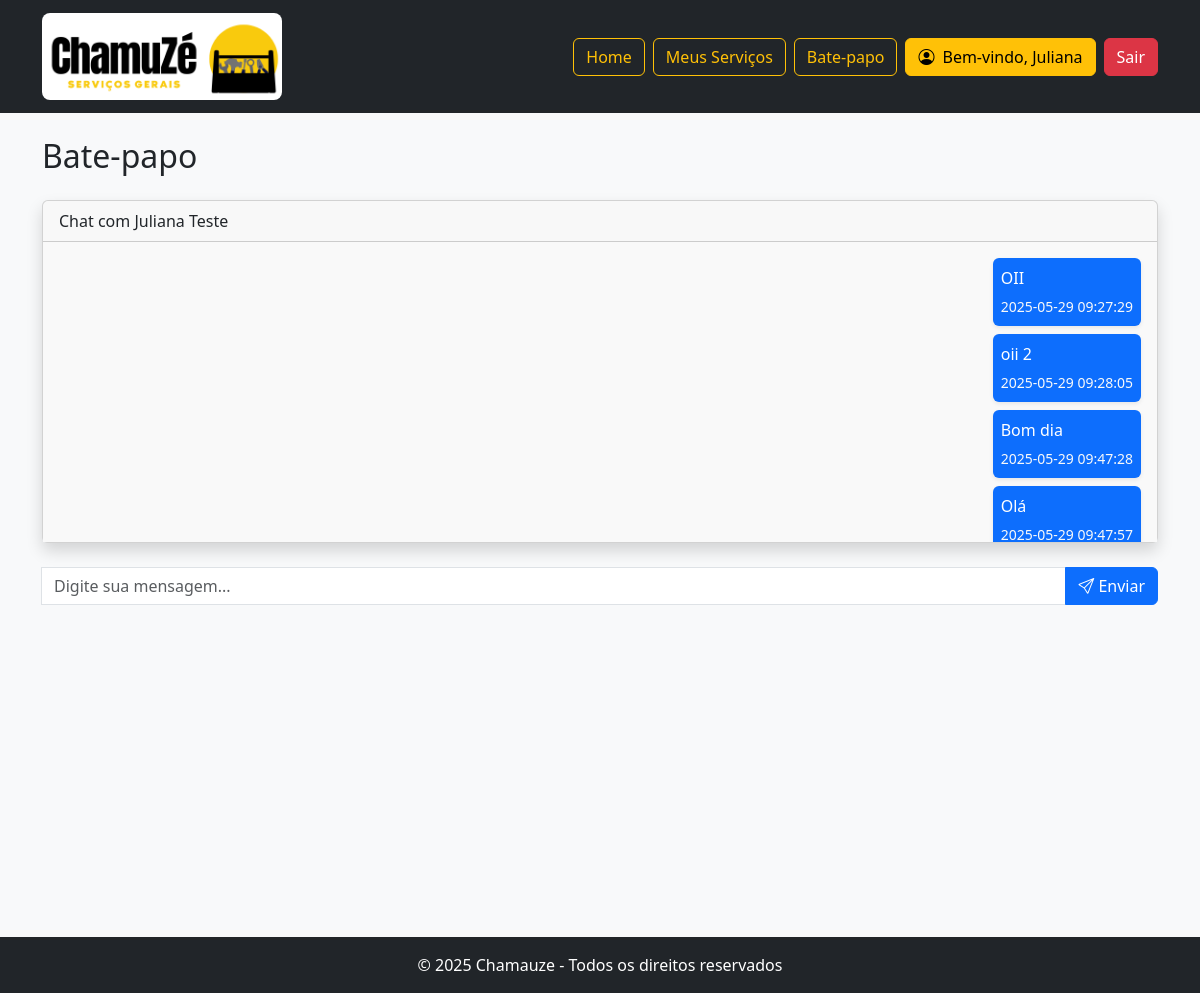
The app's page /config/chat.php?id_destinatario=19 (signed in) with its own data.
### tables this page shows
CREATE TABLE `usuario` (
  `id_usuario` int(11) NOT NULL,
  `nome` varchar(100) NOT NULL,
  `sobrenome` varchar(150) NOT NULL,
  `email` varchar(150) NOT NULL,
  `senha` varchar(255) NOT NULL,
  `cpf` varchar(11) NOT NULL,
  `telefone` varchar(30) NOT NULL,
  `nacionalidade` varchar(50) NOT NULL,
  `data_nascimento` date NOT NULL,
  `nota_reputacao` decimal(3,2) NOT NULL,
  `genero` enum('F','M','O') NOT NULL,
  `tipo_perfil` enum('administrador','prestador','solicitante') NOT NULL
);

CREATE TABLE `mensagem` (
  `id_mensagem` int(11) NOT NULL,
  `id_remetente` int(11) NOT NULL,
  `id_destinatario` int(11) NOT NULL,
  `mensagem` text NOT NULL,
  `data_envio` datetime DEFAULT current_timestamp()
);

### helpers/biblioteca.php (called while the page is built, shortened)
<?php
$conexao = Conexao::getInstance()->getConexao();
function buscarUsuarioPeloId($id_usuario){
    global $conexao;
    $sql = "SELECT * FROM usuario WHERE id_usuario = ?";
    $stmt = $conexao->prepare($sql);
    $stmt->bind_param('i', $id_usuario);
    $stmt->execute();
    $resultado = $stmt->get_result();
    return $resultado->fetch_assoc();
}
function buscarMensagensDoChatNoBanco($id_remetente, $id_destinatario) {
    global $conexao;
    $sql = "SELECT * FROM mensagem
            WHERE (id_remetente = ? AND id_destinatario = ?)
               OR (id_remetente = ? AND id_destinatario = ?)";
    $stmt = $conexao->prepare($sql);
    $stmt->bind_param('iiii', $id_remetente, $id_destinatario, $id_destinatario, $id_remetente);
    $stmt->execute();
    $resultado = $stmt->get_result();
    return $resultado->fetch_all(MYSQLI_ASSOC);
}
?>

### config/chat.php (the view, shortened to what this page needs)
<?php
include "../helpers/biblioteca.php";
if(isset($_GET['id_destinatario'])){
    $id_destinatario = $_GET['id_destinatario'];
}
$id_remetente = $_SESSION['usuario']['id_usuario'];
?>
<!DOCTYPE html>
<html lang="pt-br">
<head>
    <link rel="stylesheet" href="../assets/css/estrelas.css">
    <link href="https://cdn.jsdelivr.net/npm/bootstrap@5.3.3/dist/css/bootstrap.min.css" rel="stylesheet">
    <link rel="stylesheet" href="../assets/css/estilo.css">
    <link rel="stylesheet" href="https://cdn.jsdelivr.net/npm/bootstrap-icons/font/bootstrap-icons.css">
</head>
<body class="bg-light  vh-100">
    <?php include "../header/headerPrestador.php"; ?>
        <?php $mensagens = buscarMensagensDoChatNoBanco($id_remetente, $id_destinatario); ?>
    <main class="container min-vh-100">
        <h2 class="my-4">Bate-papo</h2>
        <div class="card shadow mb-4">
            <?php
            $destinatario = buscarUsuarioPeloId($id_destinatario);
            ?>
            <div class="card-header">Chat com <?= $destinatario['nome'] . " " . $destinatario['sobrenome'] ?>
        </div>
         <div class="card-body" id="mensagens" style="height: 300px; overflow-y: auto; background-color: #f9f9f9;">
            <?php foreach ($mensagens as $mensagem): ?>
                <?php if ($mensagem['id_remetente'] == $id_remetente && $mensagem['id_destinatario'] == $id_destinatario): ?>
                    <div class="d-flex justify-content-end mb-2">
                        <div class="p-2 bg-primary text-white rounded shadow-sm" style="max-width: 75%;">
                            <p class="mb-1"><?= $mensagem['mensagem']?></p>
                            <small class="text-light"><?= $mensagem['data_envio'] ?></small>
                        </div>
                    </div>
                <?php endif; ?>
            <?php endforeach; ?>
        </div>
        </div>
        <form id="formChat" class="input-group" action="../controller/chatController.php" method="POST">
            <input type="text" name="mensagem" class="form-control" placeholder="Digite sua mensagem..." required>
            <button class="btn btn-primary" type="submit" name="envio_mensagem"><i class="bi bi-send"></i> Enviar</button>
        </form>
    </main>
    <?php include "../footer.php"; ?>
</body>
</html>

### records on screen
usuario: nome "Juliana", sobrenome "Teste"
mensagem: mensagem "OII", data_envio "2025-05-29 09:27:29"
mensagem: mensagem "oii 2", data_envio "2025-05-29 09:28:05"
mensagem: mensagem "Bom dia", data_envio "2025-05-29 09:47:28"
mensagem: mensagem "Olá", data_envio "2025-05-29 09:47:57"

### other values on screen
$nomeUsuario "Juliana"
